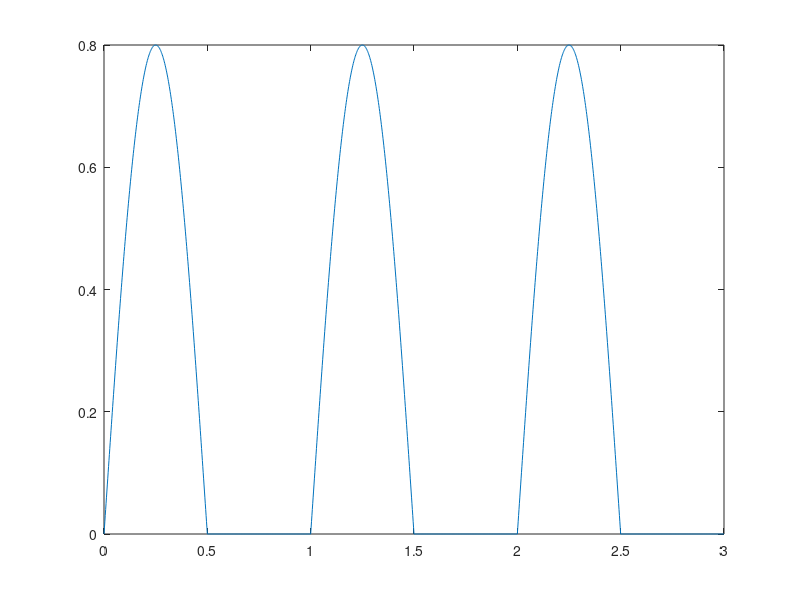

Write the MATLAB code that produced this figure.
title('Sinusoidal mono alternanta')
F = 1;
T = 3;
ampl = 0.8;
pas = 0.002;
T = 0: pas: T;
y = ampl*sin(2*pi*F*T);
y_mono= zeros(size(y));
for n = 1: length(T)
   if y(n) >= 0
       y_mono(n) = y(n);
   else
       y_mono(n) = 0.0;
   end
end
plot(T, y_mono)

